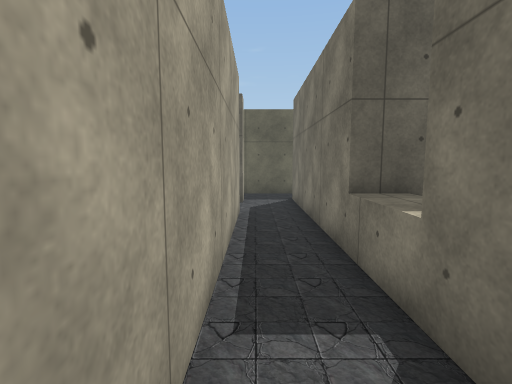
view 1 (above)

24 first-person views from a walk through a scene from a Unity 3-D project. The camera is 1.5 m above the floor, tilts 6° down and sees 85° across. The floor is counted in squares, 1 m on a side. Each view is taken from the middle of a square. On the plan, view 1 faces up. The plan holds only what a view shows up to about 14 squares ahead; the rest is blank. The player is left out. Some animated figures are left out. Door leaves are left out, so doorways stand open. Some surface patterns are stand-ins.

view 2
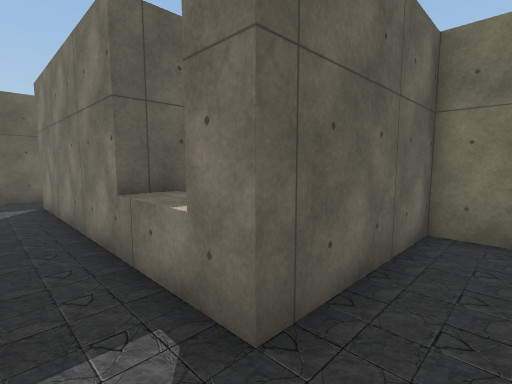

view 3
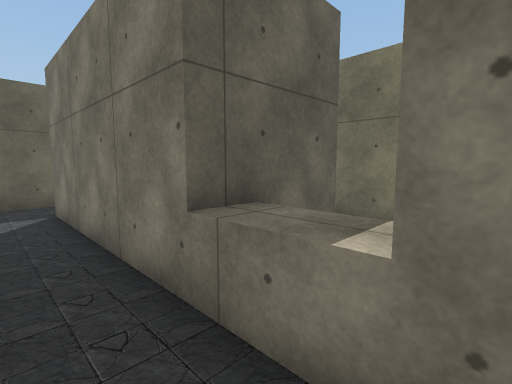

view 4
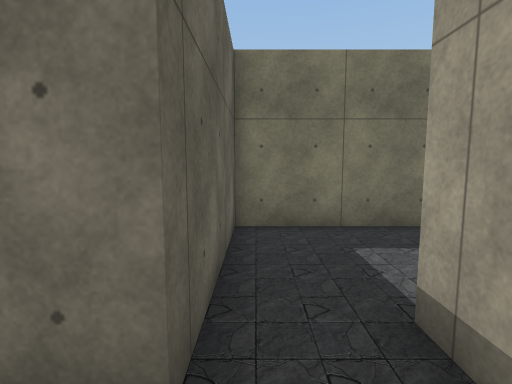

view 5
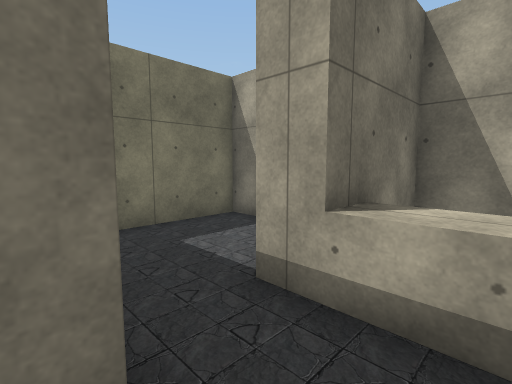

view 6
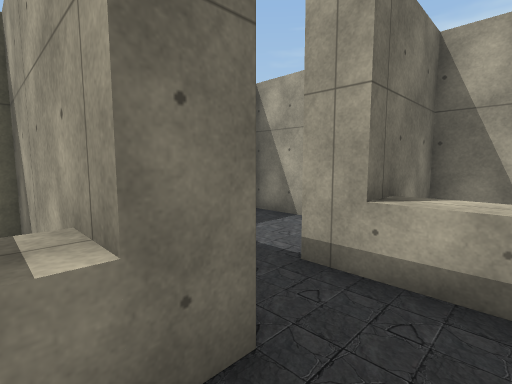

view 7
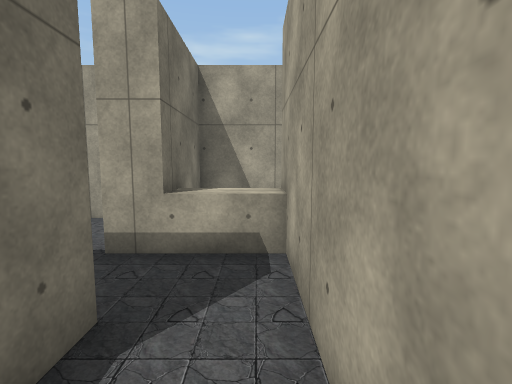

view 8
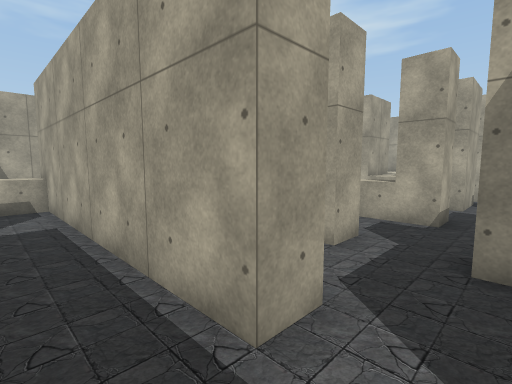

view 9
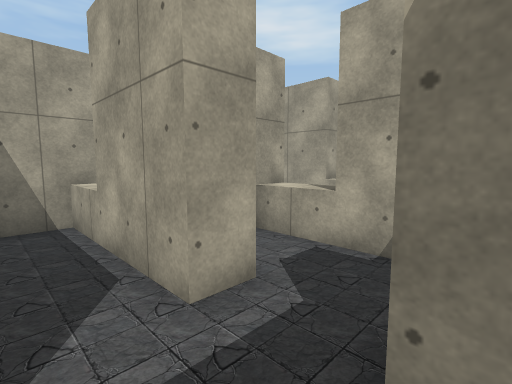

view 10
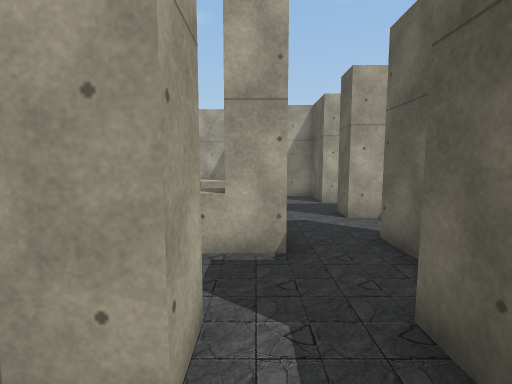

view 11
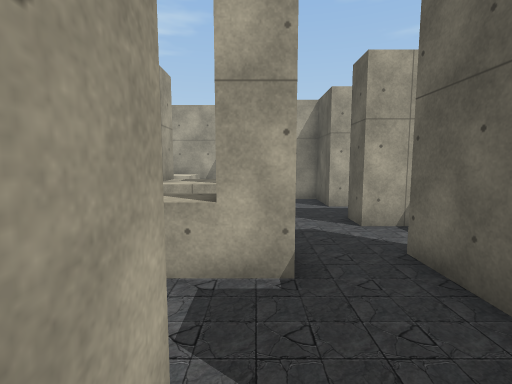

view 12
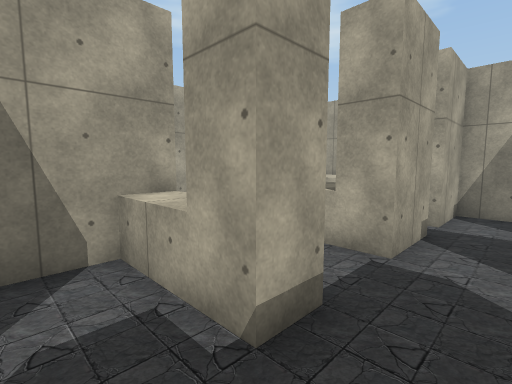

view 13
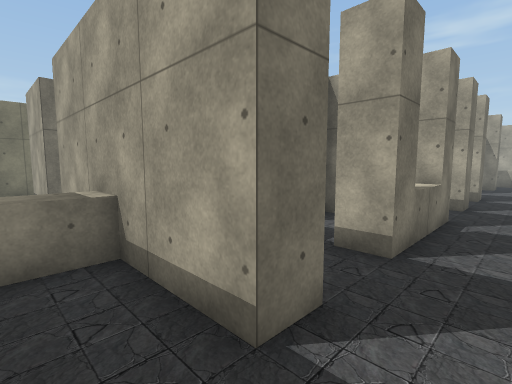

view 14
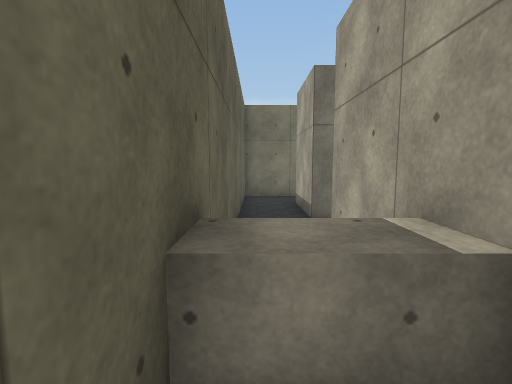

view 15
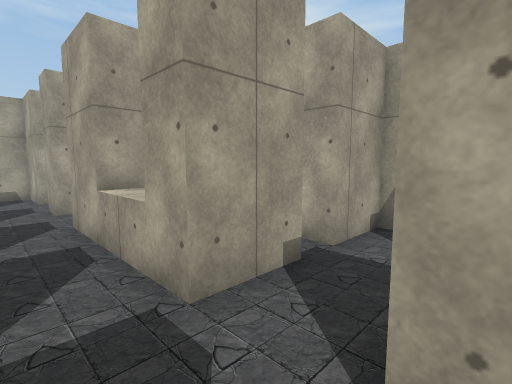

view 16
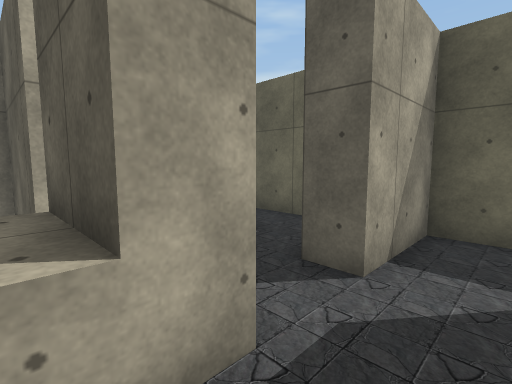

view 17
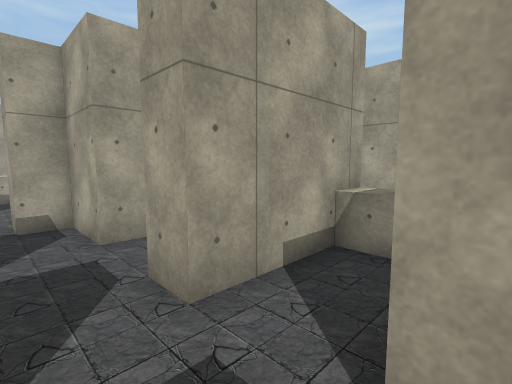

view 18
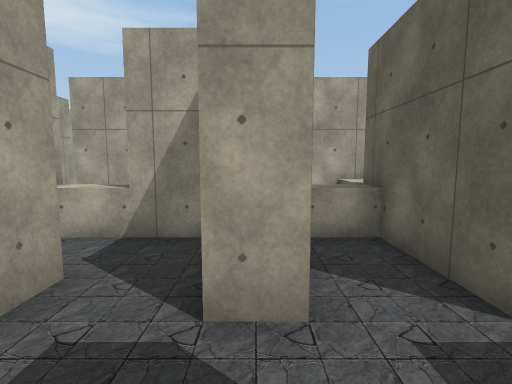

view 19
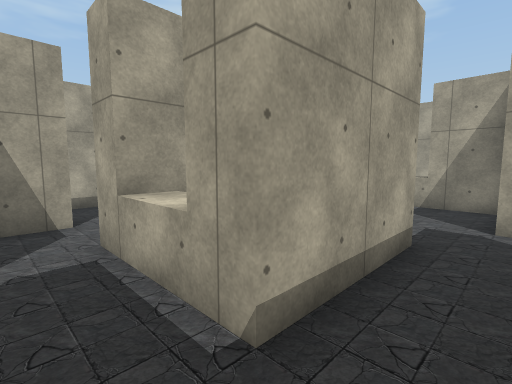

view 20
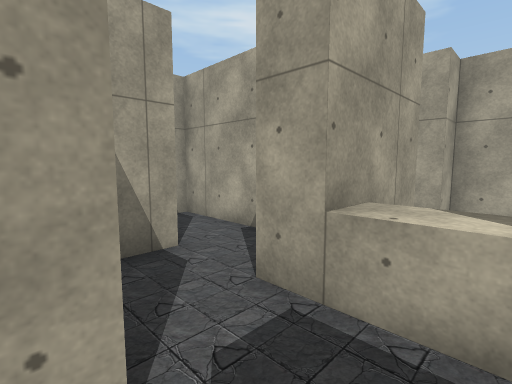

view 21
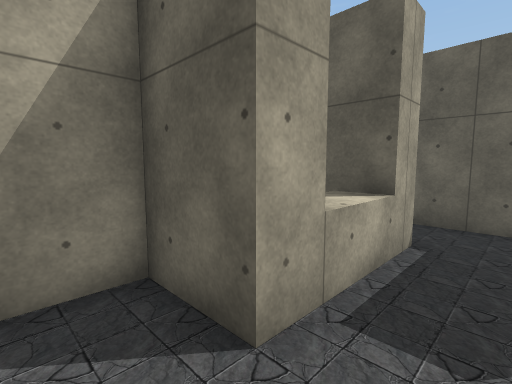

view 22
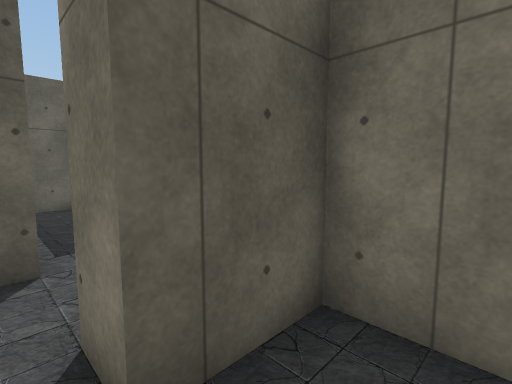

view 23
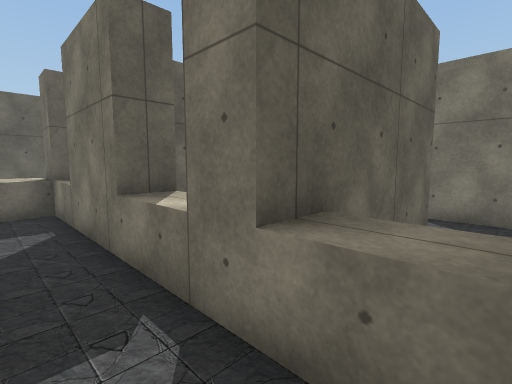

view 24
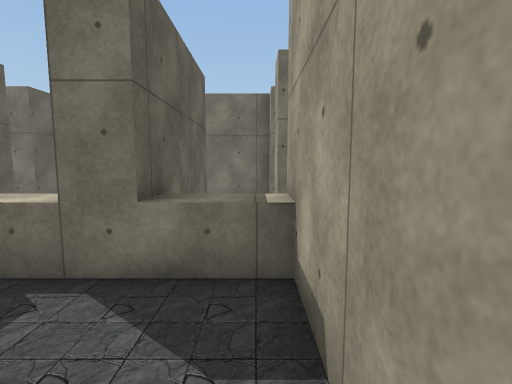

### Floor plan
Key: @ floor where view 1 was taken; # wall or solid block; . floor; ^ raised ledge.
Columns run from 18 left of view 1 to 7 right of it. Each row starts with its distance up from view 1.
 14    ###  ###  #############
 13     ... #.....^   .......#
 12      ...#.....^   .......#
 11    ###..#..#######..### .#
 10    #..........#.....#
  9    #................#
  8   ####.##..#.....#..#
  7   #    ^^..^..#..#..#
  6   #    ^^..^..#..#..#    #
  5   #^^  ##..####..#..###  #
  4   #^^####...  ^..#..^    #
  3   #..^......  ^..#..^    #
  2   #..^.....#######..######
  1   #..####........#.......#
  0    ..#...........#@......#
 -1    ..#.....####..#^^#....#
 -2   #..^..#..   ^...  #....#
 -3   #..^..#..   ^..   # ...#
 -4   #..#####..###..#########
 -5    ..^    ..#....
 -6  . ..^   ...#....
 -7 ######  #..##..###
 -8          .  #....#
 -9          .  #.. .#
-10          ^  ###

Positions as (right, up) in squares from view 1, and headings:
1: (0, 0), facing up
2: (0, 0), facing up-right
3: (0, 2), facing up-right
4: (0, 1), facing right
5: (0, 2), facing down-right
6: (0, 3), facing down-right
7: (0, 4), facing down
8: (1, 10), facing down-left
9: (-2, 10), facing down-left
10: (-2, 8), facing left
11: (-3, 8), facing left
12: (-5, 10), facing down-left
13: (-9, 13), facing down-right
14: (-6, 13), facing right
15: (-8, 11), facing down-left
16: (-8, 7), facing up-left
17: (-8, 4), facing down-left
18: (-7, 1), facing left
19: (-2, 1), facing down-left
20: (-1, -2), facing down-left
21: (-2, -6), facing up-left
22: (-4, -9), facing up-right
23: (-15, -6), facing up-right
24: (-17, -6), facing right
